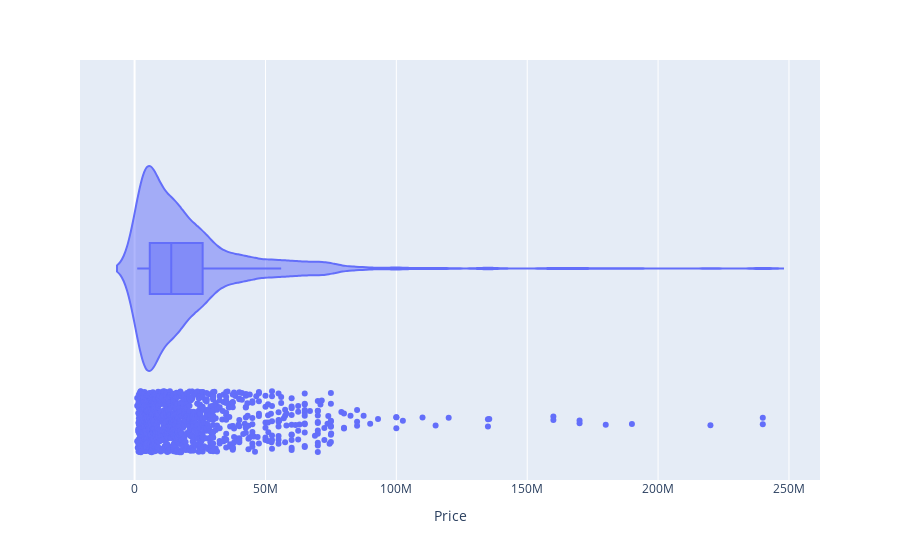

Notebook code for this chart:
### Code cell
px.violin(df1,x='Price',box=True,points='all')

### Figure 1 — Plotly figure (JSON) as saved in the notebook; plotly's stock layout.template omitted (floating-point values rounded to 4 significant figures; data arrays with more than 128 entries replaced by an {"elided": "..."} marker saying what was removed)
{"data": [{"alignmentgroup": "True", "box": {"visible": true}, "hovertemplate": "Price=%{x}<extra></extra>", "legendgroup": "", "marker": {"color": "#636efa"}, "name": "", "offsetgroup": "", "orientation": "h", "points": "all", "scalegroup": "True", "showlegend": false, "type": "violin", "x": {"elided": "1170 int values"}, "x0": " ", "xaxis": "x", "y0": " ", "yaxis": "y"}], "layout": {"autosize": true, "legend": {"tracegroupgap": 0}, "margin": {"t": 60}, "violinmode": "group", "xaxis": {"anchor": "y", "autorange": true, "domain": [0, 1], "range": [-20860000.0, 261900000.0], "title": {"text": "Price"}, "type": "linear"}, "yaxis": {"anchor": "x", "autorange": true, "domain": [0, 1], "range": [-0.5138, 0.5], "type": "category"}}}
